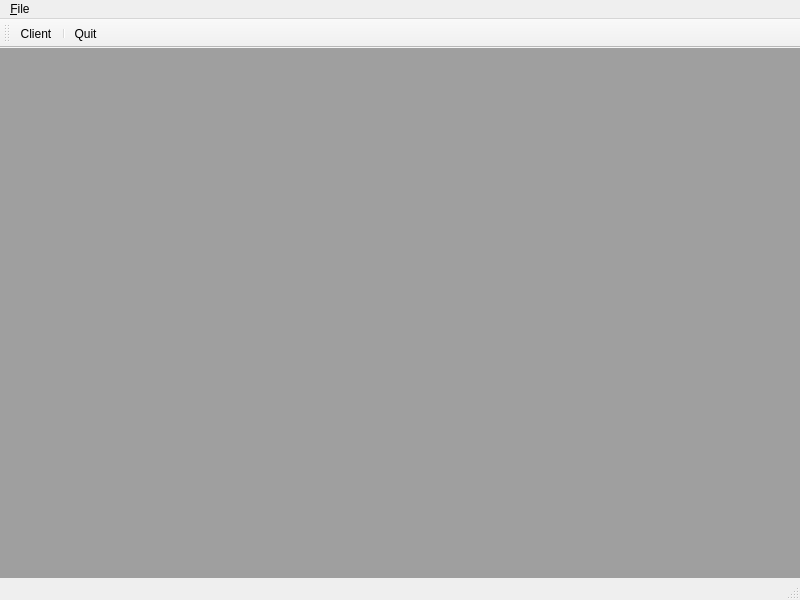
<?xml version="1.0" encoding="UTF-8"?>
<ui version="4.0">
 <class>MainWindow</class>
 <widget class="QMainWindow" name="MainWindow">
  <property name="geometry">
   <rect>
    <x>0</x>
    <y>0</y>
    <width>800</width>
    <height>600</height>
   </rect>
  </property>
  <property name="windowTitle">
   <string>MainWindow</string>
  </property>
  <widget class="QWidget" name="centralwidget">
   <layout class="QHBoxLayout" name="horizontalLayout">
    <property name="leftMargin">
     <number>0</number>
    </property>
    <property name="topMargin">
     <number>0</number>
    </property>
    <property name="rightMargin">
     <number>0</number>
    </property>
    <property name="bottomMargin">
     <number>0</number>
    </property>
    <item>
     <widget class="QMdiArea" name="mdiArea">
      <property name="viewMode">
       <enum>QMdiArea::TabbedView</enum>
      </property>
      <property name="documentMode">
       <bool>true</bool>
      </property>
      <property name="tabsClosable">
       <bool>false</bool>
      </property>
     </widget>
    </item>
   </layout>
  </widget>
  <widget class="QMenuBar" name="menubar">
   <property name="geometry">
    <rect>
     <x>0</x>
     <y>0</y>
     <width>800</width>
     <height>17</height>
    </rect>
   </property>
   <widget class="QMenu" name="menu_File">
    <property name="title">
     <string>&amp;File</string>
    </property>
    <addaction name="separator"/>
    <addaction name="actionQuit"/>
   </widget>
   <addaction name="menu_File"/>
  </widget>
  <widget class="QStatusBar" name="statusbar"/>
  <widget class="QToolBar" name="toolBar">
   <property name="windowTitle">
    <string>toolBar</string>
   </property>
   <attribute name="toolBarArea">
    <enum>TopToolBarArea</enum>
   </attribute>
   <attribute name="toolBarBreak">
    <bool>false</bool>
   </attribute>
   <addaction name="actionClient"/>
   <addaction name="separator"/>
   <addaction name="actionQuit"/>
  </widget>
  <action name="actionQuit">
   <property name="text">
    <string>Quit</string>
   </property>
  </action>
  <action name="actionClient">
   <property name="text">
    <string>Client</string>
   </property>
   <property name="shortcut">
    <string>Ctrl+1</string>
   </property>
  </action>
 </widget>
 <resources/>
 <connections>
  <connection>
   <sender>actionQuit</sender>
   <signal>triggered()</signal>
   <receiver>MainWindow</receiver>
   <slot>close()</slot>
   <hints>
    <hint type="sourcelabel">
     <x>-1</x>
     <y>-1</y>
    </hint>
    <hint type="destinationlabel">
     <x>399</x>
     <y>299</y>
    </hint>
   </hints>
  </connection>
 </connections>
</ui>
